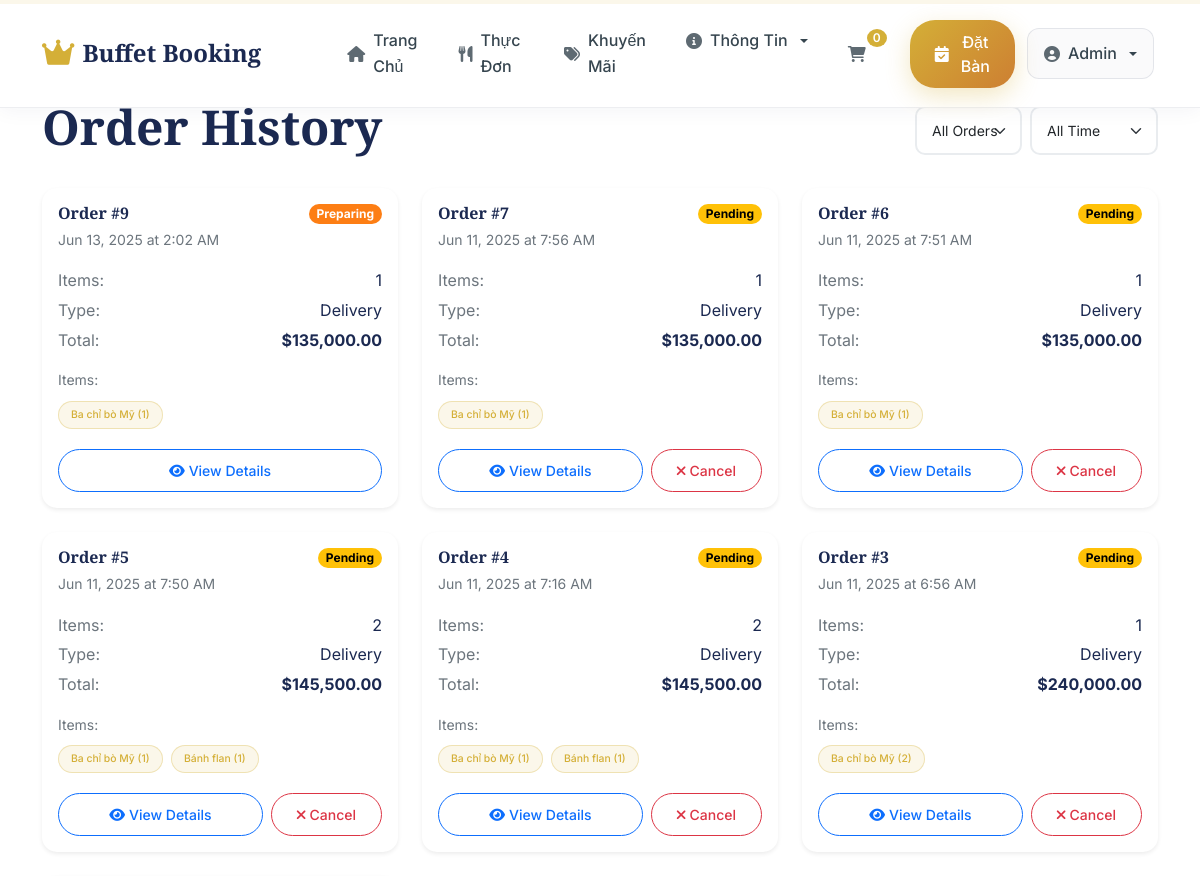
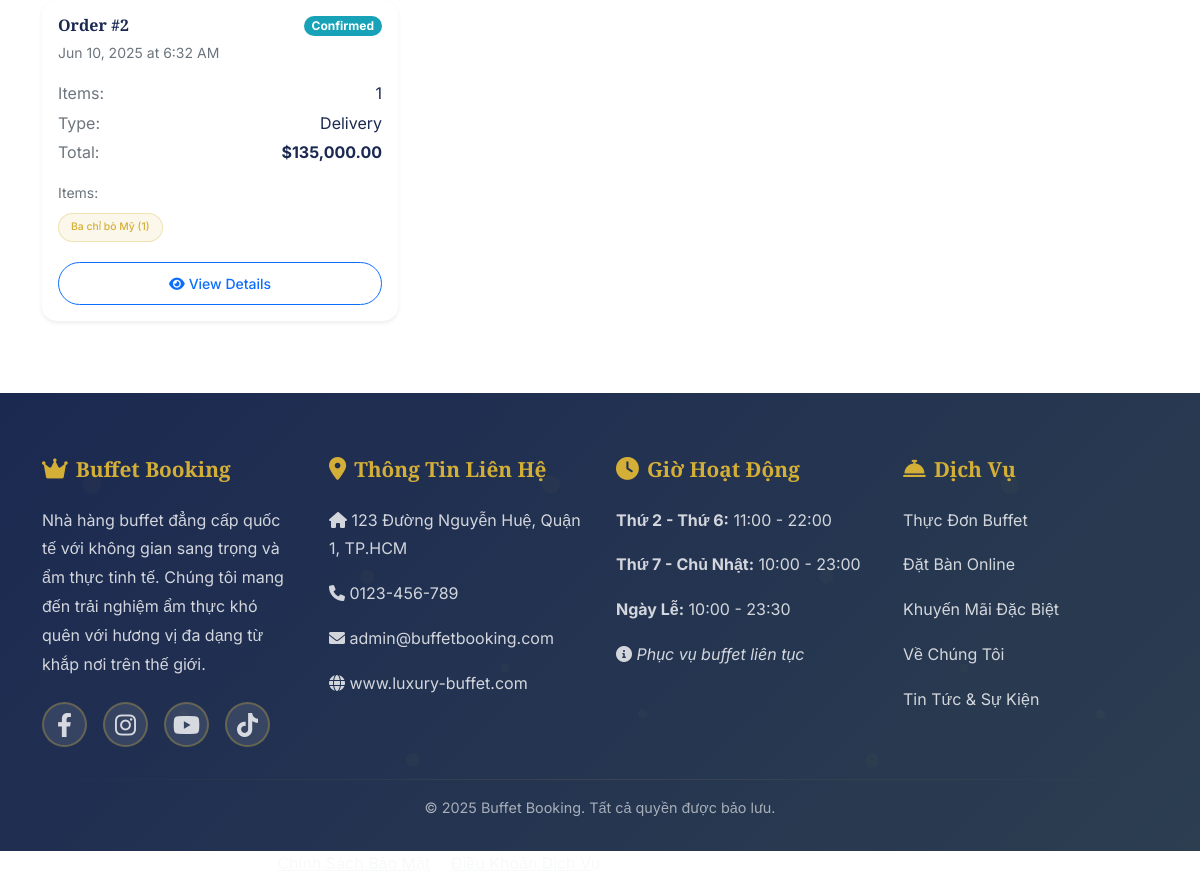
The app's page /order/history (signed in) with its own data (2 pictures, top to bottom).
### tables this page shows
CREATE TABLE IF NOT EXISTS `orders` (
  `id` int NOT NULL AUTO_INCREMENT,
  `user_id` int DEFAULT NULL,
  `booking_id` int DEFAULT NULL,
  `order_number` varchar(20) NOT NULL,
  `customer_name` varchar(100) NOT NULL,
  `customer_email` varchar(100) NOT NULL,
  `customer_phone` varchar(20) NOT NULL,
  `order_type` enum('dine_in','takeout','delivery') NOT NULL,
  `subtotal` decimal(10,2) NOT NULL,
  `tax_amount` decimal(10,2) DEFAULT '0.00',
  `total_amount` decimal(10,2) NOT NULL,
  `payment_method` enum('cod','cash','credit_card','debit_card','digital_wallet','bank_transfer','vnpay') NOT NULL,
  `payment_status` enum('pending','paid','failed','refunded') DEFAULT 'pending',
  `payment_id` int DEFAULT NULL,
  `status` enum('pending','confirmed','preparing','ready','completed','delivered','cancelled') DEFAULT 'pending',
  `special_instructions` text,
  `delivery_address` text,
  `order_notes` text,
  `estimated_ready_time` timestamp NULL DEFAULT NULL,
  `completed_at` timestamp NULL DEFAULT NULL,
  `created_at` timestamp NULL DEFAULT CURRENT_TIMESTAMP,
  `updated_at` timestamp NULL DEFAULT CURRENT_TIMESTAMP ON UPDATE CURRENT_TIMESTAMP,
  `delivery_ward` varchar(100) DEFAULT NULL,
  `delivery_district` varchar(100) DEFAULT NULL,
  `delivery_city` varchar(100) DEFAULT NULL,
  `delivery_notes` text,
  `delivery_fee` decimal(10,2) DEFAULT '0.00',
  `service_fee` decimal(10,2) DEFAULT '0.00',
  `discount_amount` decimal(10,2) DEFAULT '0.00',
  `coupon_code` varchar(50) DEFAULT NULL,
  PRIMARY KEY (`id`),
  UNIQUE KEY `order_number` (`order_number`),
  KEY `fk_orders_user` (`user_id`),
  KEY `fk_orders_booking` (`booking_id`),
  KEY `idx_status` (`status`),
  KEY `idx_payment_status` (`payment_status`),
  KEY `idx_order_type` (`order_type`),
  KEY `idx_customer_email` (`customer_email`),
  KEY `idx_orders_date_status` (`created_at`,`status`),
  KEY `fk_orders_payment` (`payment_id`)
);

CREATE TABLE IF NOT EXISTS `order_items` (
  `id` int NOT NULL AUTO_INCREMENT,
  `order_id` int NOT NULL,
  `food_item_id` int NOT NULL,
  `quantity` int NOT NULL,
  `unit_price` decimal(10,2) NOT NULL,
  `total_price` decimal(10,2) NOT NULL,
  `special_instructions` text,
  `created_at` timestamp NULL DEFAULT CURRENT_TIMESTAMP,
  PRIMARY KEY (`id`),
  KEY `fk_order_items_order` (`order_id`),
  KEY `fk_order_items_food` (`food_item_id`),
  KEY `idx_order_items_order_food` (`order_id`,`food_item_id`)
);

CREATE TABLE IF NOT EXISTS `food_items` (
  `id` int NOT NULL AUTO_INCREMENT,
  `category_id` int NOT NULL,
  `subcategory_id` int DEFAULT NULL,
  `name` varchar(100) NOT NULL,
  `description` text,
  `price` decimal(10,2) NOT NULL,
  `image` varchar(255) DEFAULT NULL,
  `ingredients` text,
  `allergens` varchar(255) DEFAULT NULL,
  `dietary_info` json DEFAULT NULL,
  `nutrition_info` json DEFAULT NULL,
  `preparation_time` int DEFAULT NULL,
  `spice_level` enum('none','mild','medium','hot','very_hot') DEFAULT 'none',
  `is_popular` tinyint(1) DEFAULT '0',
  `is_new` tinyint(1) DEFAULT '0',
  `is_seasonal` tinyint(1) DEFAULT '0',
  `is_available` tinyint(1) DEFAULT '1',
  `sort_order` int DEFAULT '0',
  `created_at` timestamp NULL DEFAULT CURRENT_TIMESTAMP,
  `updated_at` timestamp NULL DEFAULT CURRENT_TIMESTAMP ON UPDATE CURRENT_TIMESTAMP,
  PRIMARY KEY (`id`),
  KEY `fk_food_category` (`category_id`),
  KEY `fk_food_subcategory` (`subcategory_id`),
  KEY `idx_available` (`is_available`),
  KEY `idx_popular` (`is_popular`),
  KEY `idx_price` (`price`)
);

### controllers/BaseController.php (called while the page is built, shortened)
<?php
class BaseController {
    protected function loadView($view, $data = []) {
        include 'views/layouts/header.php';
        include "views/$view.php";
        include 'views/layouts/footer.php';
    }    protected function loadAdminView($view, $data = []) {
        if (!empty($data)) {
            extract($data);
        }
        include 'views/admin/layouts/header.php';
        include 'views/admin/layouts/sidebar.php';
        echo '<main class="col-md-9 ms-sm-auto col-lg-10 px-md-4">';
        include "views/admin/$view.php";
        echo '</main>';
        include 'views/admin/layouts/footer.php';
    }
}
?>

### controllers/OrderController.php (called while the page is built, shortened)
<?php
require_once 'BaseController.php';
require_once __DIR__ . '/../models/Order.php';
class OrderController extends BaseController {
    private $orderModel;
    public function __construct() {
        $this->orderModel = new Order();
    }
    public function index() {
        $this->myOrders();
    }
    public function myOrders() {
        $userId = $_SESSION['user_id'];
        $current_page = isset($_GET['page']) ? max(1, intval($_GET['page'])) : 1;
        $per_page = 10;
        $offset = ($current_page - 1) * $per_page;
        $total_orders = $this->orderModel->countOrdersByUser($userId);
        $total_pages = ceil($total_orders / $per_page);
        $orders = $this->orderModel->getOrdersByUser($userId, $per_page, $offset);
        foreach ($orders as &$order) {
            $order['order_items'] = $this->orderModel->getOrderItems($order['id']);
        }
        $data = [
            'title' => 'Đơn Hàng Của Tôi - ' . SITE_NAME,
            'orders' => $orders,
            'total_pages' => $total_pages,
            'current_page' => $current_page,
            'filter_params' => ''
        ];
        $this->loadView('customer/order/history', $data);
    }
}
?>

### models/BaseModel.php (called while the page is built, shortened)
<?php
class BaseModel {
    protected $table;    public function __construct() {
        $database = Database::getInstance();
        $this->db = $database->getConnection();
    }
}
?>

### database/install.php (called while the page is built, shortened)
<?php
class Database {
    private static $instance = null;
    private $connection;
    public static function getInstance() {
        if (self::$instance === null) {
            self::$instance = new self();
        }
        return self::$instance;
    }
    private function connect() {
        try {
            $dsn = "mysql:host=" . DB_HOST . ";dbname=" . DB_NAME . ";charset=" . DB_CHARSET;
            $options = [
                PDO::ATTR_ERRMODE => PDO::ERRMODE_EXCEPTION,
                PDO::ATTR_DEFAULT_FETCH_MODE => PDO::FETCH_ASSOC,
                PDO::ATTR_EMULATE_PREPARES => false
            ];
            $this->connection = new PDO($dsn, DB_USER, DB_PASS, $options);
        } catch (PDOException $e) {
            die("Database connection failed: " . $e->getMessage());
        }
    }
    public function getConnection() {
        return $this->connection;
    }
}
?>

### models/Order.php (called while the page is built, shortened)
<?php
require_once 'BaseModel.php';
class Order extends BaseModel
{    protected $table = 'orders';
    public function getOrdersByUser($userId, $limit = null, $offset = 0)
    {
        $sql = "SELECT * FROM {$this->table} WHERE user_id = :user_id ORDER BY created_at DESC";
        if ($limit) {
            $sql .= " LIMIT :limit OFFSET :offset";
        }
        $stmt = $this->db->prepare($sql);
        $stmt->bindValue(':user_id', $userId, PDO::PARAM_INT);
        if ($limit) {
            $stmt->bindValue(':limit', $limit, PDO::PARAM_INT);
            $stmt->bindValue(':offset', $offset, PDO::PARAM_INT);
        }
        $stmt->execute();
        return $stmt->fetchAll();
    }
    public function getOrderItems($orderId)
    {
        $sql = "SELECT oi.*, f.name AS food_name, f.image, f.description
            FROM order_items oi
            LEFT JOIN food_items f ON oi.food_item_id = f.id
            WHERE oi.order_id = :order_id";
        $stmt = $this->db->prepare($sql);
        $stmt->execute([':order_id' => $orderId]);
        return $stmt->fetchAll(PDO::FETCH_ASSOC);
    }
}

### views/customer/order/history.php (the view, shortened to what this page needs)
<?php
$orders = $data['orders'] ?? [];
?>
<div class="container my-5">
    <div class="row">
        <div class="col-12">
            <div class="d-flex justify-content-between align-items-center mb-4">
                <h2>Order History</h2>
                <div class="d-flex gap-2">
                    <select class="form-select form-select-sm" id="statusFilter" style="width: auto;">
                        <option value="">All Orders</option>
                    </select>
                    <select class="form-select form-select-sm" id="dateFilter" style="width: auto;">
                        <option value="">All Time</option>
                    </select>
                </div>
            </div>
            <?php if (empty($orders)): ?>
            <div class="text-center py-5">
                <div class="mb-4">
                    <i class="fas fa-shopping-bag fa-4x text-muted"></i>
                </div>
                <h4 class="text-muted mb-3">No Orders Found</h4>
                <p class="text-muted mb-4">You haven't placed any orders yet. Start exploring our delicious menu!</p>
                <a href="<?= SITE_NAME ?>/menu" class="btn btn-primary">
                    <i class="fas fa-utensils me-2"></i>Browse Menu
                </a>
            </div>
            <?php else: ?>
            <div class="row" id="ordersContainer">
                <?php foreach ($orders as $order): ?>
                <div class="col-lg-6 col-xl-4 mb-4 order-card"
                     data-status="<?= $order['status'] ?>"
                     data-date="<?= $order['created_at'] ?>">
                    <div class="card border-0 shadow-sm h-100">
                        <div class="card-body">
                            <div class="d-flex justify-content-between align-items-start mb-3">
                                <div>
                                    <h6 class="card-title mb-1">Order #<?= $order['id'] ?></h6>
                                    <small class="text-muted">
                                        <?= date('M j, Y \a\t g:i A', strtotime($order['created_at'])) ?>
                                    </small>
                                </div>
                                <span class="badge badge-status badge-<?= strtolower($order['status']) ?>">
                                    <?= ucfirst($order['status']) ?>
                                </span>
                            </div>
                            <div class="mb-3">
                                <div class="d-flex justify-content-between mb-1">
                                    <span class="text-muted">Items:</span>
                                    <span><?= isset($order['total_items']) ? $order['total_items'] : count($order['order_items'] ?? []) ?></span>
                                </div>
                                <div class="d-flex justify-content-between mb-1">
                                    <span class="text-muted">Type:</span>
                                    <span><?= ucfirst($order['order_type']) ?></span>
                                </div>
                                <div class="d-flex justify-content-between">
                                    <span class="text-muted">Total:</span>
                                    <span class="fw-bold">$<?= number_format($order['total_amount'], 2) ?></span>
                                </div>
                            </div>
                            <?php if (!empty($order['order_items'])): ?>
                            <div class="mb-3">
                                <small class="text-muted d-block mb-2">Items:</small>
                                <div class="order-items-preview">
                                    <?php
                                    $displayed_items = array_slice($order['order_items'], 0, 2);
                                    ?>
                                    <?php foreach ($displayed_items as $item): ?>
                                    <span class="badge bg-light text-dark me-1 mb-1">
                                        <?= htmlspecialchars($item['food_name'] ?? $item['name'] ?? 'Món đã xóa') ?> (<?= $item['quantity'] ?>)
                                    </span>
                                    <?php endforeach; ?>
                                </div>
                            </div>
                            <?php endif; ?>
                            <div class="d-flex gap-2 mt-auto">
                                <a href="<?= SITE_URL ?>/index.php?page=order&action=detail&id=<?= $order['id'] ?>"
                                   class="btn btn-outline-primary btn-sm flex-fill">
                                    <i class="fas fa-eye me-1"></i>View Details
                                </a>
                                <?php if ($order['status'] === 'completed'): ?>
                                <button class="btn btn-success btn-sm" onclick="reorderItems(<?= $order['id'] ?>)">
                                    <i class="fas fa-redo me-1"></i>Reorder
                                </button>
                                <?php elseif ($order['status'] === 'pending'): ?>
                                <button class="btn btn-outline-danger btn-sm" onclick="cancelOrder(<?= $order['id'] ?>)">
                                    <i class="fas fa-times me-1"></i>Cancel
                                </button>
                                <?php endif; ?>
                            </div>
                        </div>
                    </div>
                </div>
                <?php endforeach; ?>
            </div>
            <?php endif; ?>
        </div>
    </div>
</div>

### assets/css/luxury-style.css (style rules this page uses)
:root { --primary-gold: #D4AF37; --primary-gold-light: #F4E7B7; --primary-gold-dark: #B8941F; --primary-navy: #1B2951; --primary-navy-light: #2D4263; --primary-navy-dark: #0F1B3C; --accent-copper: #CD7F32; --accent-rose: #E8B4B8; --neutral-cream: #FAF7F0; --neutral-pearl: #F5F2E8; --neutral-charcoal: #36454F; --neutral-silver: #C0C0C0; --text-primary: #1B2951; --text-secondary: #36454F; --text-light: #6B7280; --text-white: #FFFFFF; --bg-primary: #FFFFFF; --bg-secondary: #FAF7F0; --bg-dark: #1B2951; --bg-overlay: rgba(27, 41, 81, 0.9); --shadow-soft: 0 4px 20px rgba(27, 41, 81, 0.08); --shadow-medium: 0 8px 30px rgba(27, 41, 81, 0.12); --shadow-strong: 0 15px 50px rgba(27, 41, 81, 0.15); --shadow-gold: 0 8px 25px rgba(212, 175, 55, 0.3); --radius-sm: 8px; --radius-md: 12px; --radius-lg: 20px; --radius-xl: 30px; --transition-fast: 0.2s ease-out; --transition-smooth: 0.3s cubic-bezier(0.4, 0, 0.2, 1); --transition-slow: 0.5s cubic-bezier(0.4, 0, 0.2, 1); }
* { margin: 0; padding: 0; box-sizing: border-box; }
html { scroll-behavior: smooth; scroll-padding-top: 80px; }
body { font-family: 'Inter', -apple-system, BlinkMacSystemFont, sans-serif; line-height: 1.6; color: var(--text-primary); background-color: var(--bg-primary); overflow-x: hidden; }
h1, h2, h3, h4, h5, h6 { font-family: 'Playfair Display', serif; font-weight: 600; line-height: 1.2; color: var(--text-primary); }
h2 { font-size: clamp(2rem, 4vw, 3rem); }
.badge.bg-light { background-color: rgba(212, 175, 55, 0.1) !important; color: var(--primary-gold) !important; border: 1px solid rgba(212, 175, 55, 0.3); font-weight: 500; padding: 0.5rem 0.75rem; border-radius: 20px; }

### assets/css/style.css (style rules this page uses)
:root { --primary-color: #28a745; --secondary-color: #ffc107; --dark-color: #343a40; --light-color: #f8f9fa; --danger-color: #ef4444; --warning-color: #ffc107; --info-color: #17a2b8; --success-color: #28a745; }
body { font-family: 'Inter', sans-serif; line-height: 1.6; }
.card { transition: transform 0.3s ease, box-shadow 0.3s ease; border-radius: 15px; overflow: hidden; }
.btn { border-radius: 25px; font-weight: 500; padding: 10px 25px; transition: all 0.3s ease; }
.form-select { border-radius: 10px; border: 2px solid #e9ecef; padding: 12px 15px; }
.badge { font-size: 0.8em; padding: 6px 12px; border-radius: 20px; }

### views/customer/order/history.php (style rules this page uses)
.badge-status { padding: 0.25rem 0.5rem; font-size: 0.75rem; }
.badge-pending { background-color: #ffc107; color: #000; }
.badge-confirmed { background-color: #17a2b8; color: #fff; }
.badge-preparing { background-color: #fd7e14; color: #fff; }
.order-items-preview .badge { font-size: 0.65rem; }
.card { transition: transform 0.2s ease-in-out; }

### records on screen
orders: id "9", created_at "Jun 13, 2025 at 2:02 AM", status "Preparing", count($order['order_items'] ?? []) "1", order_type "Delivery", total_amount "135,000.00"
order_items: food_item.name "Ba chỉ bò Mỹ", quantity "1"
orders: id "7", created_at "Jun 11, 2025 at 7:56 AM", status "Pending", count($order['order_items'] ?? []) "1", order_type "Delivery", total_amount "135,000.00"
order_items: food_item.name "Ba chỉ bò Mỹ", quantity "1"
orders: id "6", created_at "Jun 11, 2025 at 7:51 AM", status "Pending", count($order['order_items'] ?? []) "1", order_type "Delivery", total_amount "135,000.00"
order_items: food_item.name "Ba chỉ bò Mỹ", quantity "1"
orders: id "5", created_at "Jun 11, 2025 at 7:50 AM", status "Pending", count($order['order_items'] ?? []) "2", order_type "Delivery", total_amount "145,500.00"
order_items: food_item.name "Ba chỉ bò Mỹ", quantity "1"
order_items: food_item.name "Bánh flan", quantity "1"
orders: id "4", created_at "Jun 11, 2025 at 7:16 AM", status "Pending", count($order['order_items'] ?? []) "2", order_type "Delivery", total_amount "145,500.00"
order_items: food_item.name "Ba chỉ bò Mỹ", quantity "1"
order_items: food_item.name "Bánh flan", quantity "1"
orders: id "3", created_at "Jun 11, 2025 at 6:56 AM", status "Pending", count($order['order_items'] ?? []) "1", order_type "Delivery", total_amount "240,000.00"
order_items: food_item.name "Ba chỉ bò Mỹ", quantity "2"
orders: id "2", created_at "Jun 10, 2025 at 6:32 AM", status "Confirmed", count($order['order_items'] ?? []) "1", order_type "Delivery", total_amount "135,000.00"
order_items: food_item.name "Ba chỉ bò Mỹ", quantity "1"

### other values on screen
SITE_NAME "Buffet Booking"
$_SESSION['cart_count'] "0"
$user['last_name'] "Admin"
ADMIN_EMAIL "admin@buffetbooking.com"
